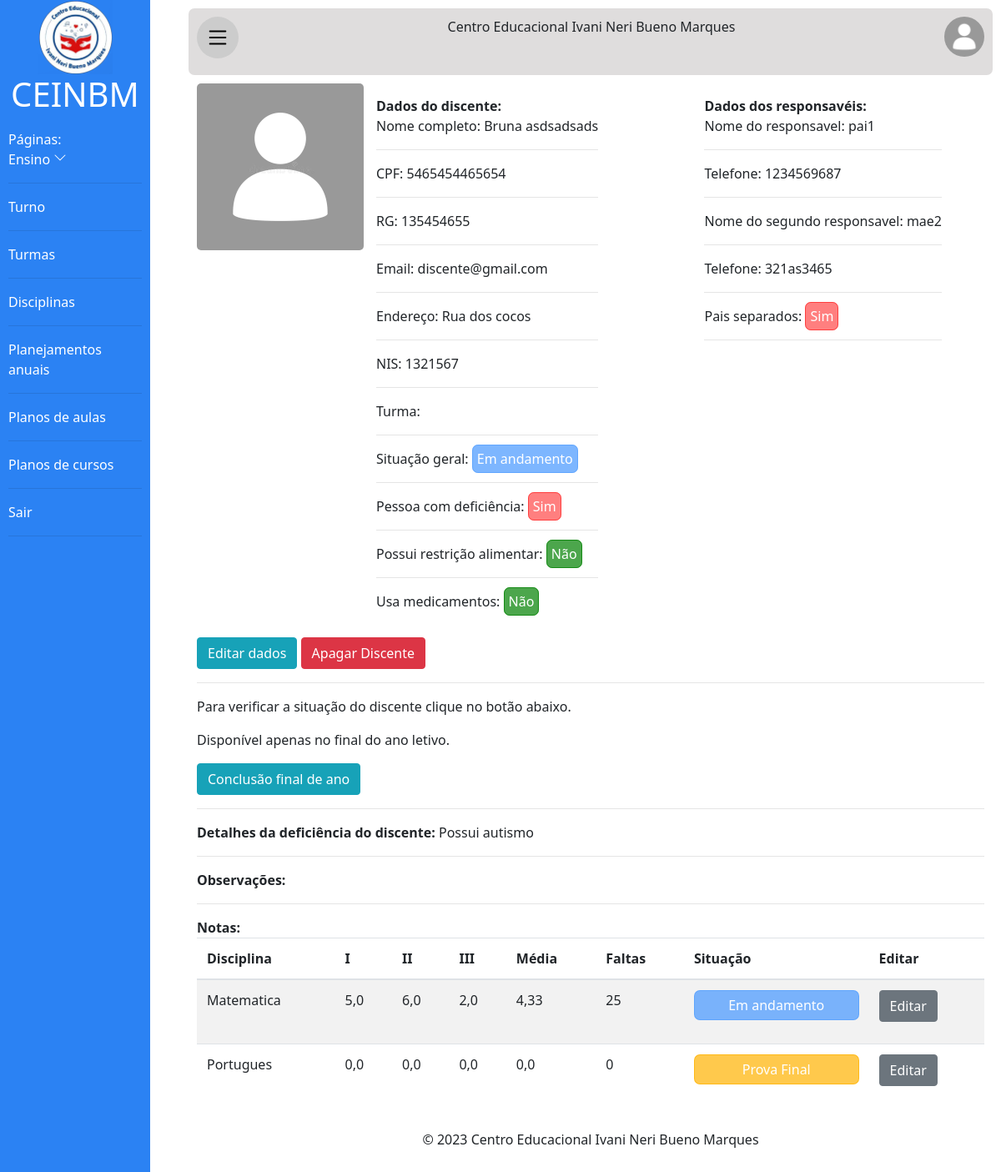
The page /ceinbm/detalhes/Discente/1 (signed in) on the database its author committed.
### principal/models.py (models this page shows, shortened)
class Usuario(models.Model):
    texto_ajuda_senha = 'A senha deverá ter no mínimo 8 caracteres. Deverá ter números e letras.'
    generos = [
        ('Masculino', 'Masculino'),
        ('Feminino', 'Feminino'),
        ('Outro', 'Outro')
    ]
    user = models.OneToOneField(
        User, on_delete=models.CASCADE, blank=True, null=True)
    nome = models.CharField(max_length=50)
    sobrenome = models.CharField(max_length=100)
    genero = models.CharField(
        max_length=30, choices=generos, verbose_name='Gênero', default='Outro')
    email = models.EmailField()
    senha = models.CharField(max_length=128, help_text=texto_ajuda_senha)
    cpf = models.CharField(max_length=14, blank=True, verbose_name='CPF')
    rg = models.CharField(max_length=13, blank=True, verbose_name='RG')
    data_de_nascimento = models.DateField(
        blank=True, null=True, default='01/01/2000', verbose_name='Data de Nascimento')
    class Meta:
        abstract = True

class Discente(Usuario):
    situacoes = [
        ('Em andamento', 'Em andamento'),
        ('Aprovado', 'Aprovado'),
        ('Reprovado', 'Reprovado'),
        ('Reprovado por falta', 'Reprovado por falta'),
        ('Prova Final', 'Prova Final'),
        ('Aprovado pelo Conselho', 'Aprovado pelo Conselho'),
        ('Reprovado pelo Conselho', 'Reprovado pelo Conselho')]
    foto = models.ImageField(
        upload_to='fotos_dos_discentes/', blank=True, verbose_name='Foto')
    nome_responsavel = models.CharField(
        max_length=250, blank=True, verbose_name='Nome do responsável')
    segundo_responsavel = models.CharField(
        max_length=250, blank=True, verbose_name='Nome do segundo responsável')
    telefone1 = models.CharField(
        max_length=20, blank=True, verbose_name='Telefone do responsável')
    telefone2 = models.CharField(
        max_length=20, blank=True, verbose_name='Telefone do segundo responsável')
    endereco = models.CharField(
        max_length=250, blank=True, verbose_name='Endereço do aluno')
    nis = models.CharField(max_length=15, blank=True,
                           verbose_name='NIS do aluno')
    situacao = models.CharField(
        max_length=25, choices=situacoes, default='Em andamento')
    pais_separados = models.BooleanField(
        default=False, verbose_name='Pais separados?')
    pcd = models.BooleanField(
        default=False, verbose_name='Possui deficiência?')
    pcd_detalhes = models.TextField(
        blank=True, verbose_name='Detalhes da deficiência')
    rest_alimentar = models.BooleanField(
        default=False, verbose_name='Possui restrição alimentar?')
    rest_alimentar_detalhes = models.TextField(
        blank=True, verbose_name='Detalhes da restrição alimentar')
    usa_medicamentos = models.BooleanField(
        default=False, verbose_name='Usa medicamentos?')
    usa_medicamentos_detalhes = models.TextField(
        blank=True, verbose_name='Detalhes dos medicamentos')
    obs = models.TextField(blank=True, verbose_name='Observações do aluno')
    turma = models.ManyToManyField(Turma,blank=True, verbose_name='Turma do aluno', related_name='alunos')
    disciplinas = models.ManyToManyField(
        Disciplina, related_name='disciplinas', through='NotasDiscentes')
    cargo = models.CharField(
        max_length=100, default='Discente', verbose_name='Cargo')

class NotasDiscentes(models.Model):
    disciplina = models.ForeignKey(Disciplina, on_delete=models.CASCADE,
                                   verbose_name='Nome da disciplina', related_name='notas_discentes')
    discente = models.ForeignKey(Discente, on_delete=models.CASCADE,
                                 verbose_name='Nome do Discente', related_name='notas_discentes')
    situacoes = [
        ('Em andamento', 'Em andamento'),
        ('Aprovado', 'Aprovado'),
        ('Reprovado', 'Reprovado'),
        ('Reprovado por falta', 'Reprovado por falta'),
        ('Prova Final', 'Prova Final')]
    faltas = models.IntegerField(default=0, verbose_name='Número de faltas')
    nota1 = models.FloatField(default=0, verbose_name='Primeira nota')
    nota2 = models.FloatField(default=0, verbose_name='Segunda nota')
    nota3 = models.FloatField(default=0, verbose_name='Terceira nota')
    media = models.FloatField(default=0, verbose_name='Médias das notas')
    situacao = models.CharField(max_length=50, choices=situacoes,
                                default='Em andamento', verbose_name='Situação do aluno')
    nota_pf=models.FloatField(default=0,blank=True,verbose_name='Nota da Prova Final')
    obs = models.TextField(blank=True, verbose_name='Observações do aluno')

class Disciplina(models.Model):
    nome = models.CharField(max_length=100, verbose_name='Nome da Disciplina')
    carga_horaria = models.IntegerField(
        null=True, verbose_name='Carga Horária em horas')

### detalhes/views.py (the view)
# urls.py: path('Discente/<int:id>',views.detalhes_discente,name='detalhes_discente'),
@login_required(login_url='login')
@has_permission_decorator(permission_name='ver_discente')
def detalhes_discente(request, id):
    discente = get_object_or_404(Discente, pk=id)
    notas = NotasDiscentes.objects.filter(discente=discente)
    return render(request, 'detalhes_discente.html', {'discente': discente, 'notas': notas})

### detalhes/templates/detalhes_discente.html (shortened to what this page needs)
{% extends 'baseoficial.html' %}
{% load bootstrap4 %}
{% load static %}
{% block section %}
<div class="d-flex flex-wrap">
    <div>
        <div>
            {% if discente.foto %}
            <img id="mostrarfoto" src="{{discente.foto.url}}" alt="Foto do discente">
            {% else %}
            <img id="mostrarfoto" src="{% static 'img/avatars/comum.jpg' %}" alt="Foto de usuario padrão">
            {% endif %}
        </div>
    </div>
    <div id="informacoes">
        <div>
            <strong>Dados do discente:</strong>
            <p>Nome completo: {{discente.user.get_full_name}}</p>
            <hr>
            <p>CPF: {{discente.cpf}}</p>
            <hr>
            <p>RG: {{discente.rg}}</p>
            <hr>
            <p>Email: {{discente.user.email}}</p>
            <hr>
            <p>Endereço: {{discente.endereco}}</p>
            <hr>
            <p>NIS: {{discente.nis}}</p>
            <hr>
            <p>Turma: {{discente.turma.nome}}</p>
            <hr>
            <p>
                Situação geral: {% if discente.situacao == 'Aprovado' %}
                <span class="status status-success">{{discente.situacao}}</span>
                {% elif discente.situacao == 'Aprovado pelo Conselho' %}
                <span class="status status-success">{{discente.situacao}}</span>
                {% elif discente.situacao == 'Reprovado pelo Conselho' %}
                <span class="status status-danger">{{discente.situacao}}</span>
                {% elif discente.situacao == 'Reprovado' %}
                <span class="status status-danger">{{discente.situacao}}</span>
                {% elif discente.situacao == 'Reprovado por falta' %}
                <span class="status status-danger">{{discente.situacao}}</span>
                {% elif discente.situacao == 'Prova Final' %}
                <span class="status status-warning">{{discente.situacao}}</span>
                {% else %}
                <span class="status status-primary">{{discente.situacao}}</span>
                {% endif %}
            </p>
            <hr>
            <p>Pessoa com deficiência:
                {% if discente.pcd %}
                <span class="status status-danger">Sim</span>
                {% else %}
                <span class="status status-success" >Não</span>
                {% endif %}
            </p>
            <hr>
            <p>Possui restrição alimentar:
                {% if discente.rest_alimentar %}
                <span class="status status-danger">Sim</span>
                {% else %}
                <span class="status status-success" >Não</span>
                {% endif %}
            </p>
            <hr>
            <p>Usa medicamentos:
                {% if discente.usa_medicamentos %}
                <span class="status status-danger">Sim</span>
                {% else %}
                <span class="status status-success" >Não</span>
                {% endif %}
            </p>
        </div>
        <div>
            <strong>Dados dos responsavéis:</strong>
            <p>Nome do responsavel: {{discente.nome_responsavel}}</p>
            <hr>
            <p>Telefone: {{discente.telefone1}}</p>
            <hr>
            <p>Nome do segundo responsavel: {{discente.segundo_responsavel}}</p>
            <hr>
            <p>Telefone: {{discente.telefone2}}</p>
            <hr>
            <p>Pais separados:
                {% if discente.pais_separados %}
                <span class="status status-danger">Sim</span>
                {% else %}
                <span class="status status-success" >Não</span>
                {% endif %}
            </p>
            <hr>
        </div>
    </div>
</div>
{% if perms.auth.modificar_discente %}
<div>
    <a class="btn btn-info" href="{% url 'edt_discente' discente.id %}">Editar dados</a>
    {% if perms.auth.apagar_discente %}
    <a class="btn btn-danger" href="{% url 'del_discente' discente.id %}">Apagar Discente</a>
    {% endif %}
</div>
{% endif %}
<hr>
{% if perms.auth.situacao_discentes %}
        <p>Para verificar a situação do discente clique no botão abaixo.</p>
        <p>Disponível apenas no final do ano letivo.</p>
        <a class="btn btn-info" href="{% url 'situacao_discente' discente.id %}">Conclusão final de ano</a>
        <hr>
        {% endif %}
<div>
    {% if discente.pcd %}
    <strong>Detalhes da deficiência do discente:</strong>
    {{discente.pcd_detalhes}}
    <hr>
    {% endif %}
    <strong>Observações:</strong>
</div>
<hr>
<div>
    <strong>Notas:</strong>
    <table class="table table-striped">
        <thead>
            <tr>
                <th>Disciplina</th>
                <th>I</th>
                <th>II</th>
                <th>III</th>
                <th>Média</th>
                <th>Faltas</th>
                <th>Situação</th>
                {% if perms.auth.modificar_notas %}
                <th>Editar</th>
                {% endif %}
            </tr>
        </thead>
        <tbody>
            {% for nota in notas %}
            <tr>
                <td>{{nota.disciplina.nome}}</td>
                <td>{{nota.nota1}}</td>
                <td>{{nota.nota2}}</td>
                <td>{{nota.nota3}}</td>
                <td>{{nota.media}}</td>
                <td>{{nota.faltas}}</td>
                {% if nota.situacao == 'Aprovado' %}
                <td>
                    <p class="status status-success">{{nota.situacao}}</p>
                </td>
                {% elif nota.situacao == 'Reprovado' %}
                <td>
                    <p class="status status-danger">{{nota.situacao}}</p>
                </td>
                {% elif nota.situacao == 'Reprovado por falta' %}
                <td>
                    <p class="status status-danger">{{nota.situacao}}</p>
                </td>
                {% elif nota.situacao == 'Prova Final' %}
                <td>
                    <p class="status status-warning">{{nota.situacao}}</p>
                </td>
                {% else %}
                <td>
                    <p class="status status-primary">{{nota.situacao}}</p>
                </td>
                {% endif %}
                {% if perms.auth.modificar_notas %}
                <td><a class="btn btn-secondary"
                        href="{% url 'edt_nota_discente' nota.disciplina.id nota.discente.id %}">Editar</a></td>
                {% endif %}
            </tr>
            {% endfor %}
        </tbody>
    </table>
</div>
{% endblock %}

### templates/baseoficial.html (shortened to what this page needs)
{% load static %}
{% load bootstrap4 %}
<!DOCTYPE html>
<html lang="pt-BR">
<head>
    <link rel="stylesheet" href="{% static 'css/principal.css' %}">
    <link rel="stylesheet" href="https://cdn.jsdelivr.net/npm/bootstrap@4.0.0/dist/css/bootstrap.min.css"
>
</head>
<body>
    <div id="menu-principal">
        <aside id="menu-lateral" class="fechar abrir">
            <a href="{% url 'home' %}">
                <img class="logoSidebar" src="{% static 'img/logo_ivani.png' %}"
                    alt="Logo do Centro Educacional Ivani Neri Bueno Marques">
                <h1>CEINBM</h1>
            </a>
            <ul>
                <span>Páginas:</span>
                <li style="cursor: pointer;" id="menu-cadastrados">Ensino <svg xmlns="http://www.w3.org/2000/svg"
                        width="16" height="16" fill="currentColor" class="bi bi-chevron-down" viewBox="0 0 16 16">
                        <path fill-rule="evenodd"
                            d="M1.646 4.646a.5.5 0 0 1 .708 0L8 10.293l5.646-5.647a.5.5 0 0 1 .708.708l-6 6a.5.5 0 0 1-.708 0l-6-6a.5.5 0 0 1 0-.708z" />
                    </svg></li>
                <hr>
                {% if perms.auth.ver_turno %}
                <li class="itens"><a href="{% url 'mostrar_turno' %}">Turno</a></li>
                <hr>
                {% endif %}
                {% if perms.auth.ver_turma %}
                <li class="itens">
                    <a href="{% url 'mostrar_turma' %}">Turmas</a>
                </li>
                <hr>
                {% endif %}
                {% if perms.auth.ver_disciplina %}
                <li class="itens">
                    <a href="{% url 'mostrar_disciplina' %}">Disciplinas</a>
                </li>
                <hr>
                {% endif %}
                {% if perms.auth.ver_planejamento_anual %}
                <li class="itens">
                    <a href="{% url 'mostrar_planejamento_anual' %}">Planejamentos anuais</a>
                </li>
                <hr>
                {% endif %}
                {% if perms.auth.ver_plano_de_aula %}
                <li class="itens">
                    <a href="{% url 'mostrar_plano_de_aula' %}">Planos de aulas</a>
                </li>
                <hr>
                {% endif %}
                {% if perms.auth.ver_plano_de_curso %}
                <li class="itens">
                    <a href="{% url 'mostrar_plano_de_curso' %}">Planos de cursos</a>
                </li>
                <hr>
                {% endif %}
                <li class="itens">
                    <a href="{% url 'sair' %}">Sair</a>
                </li>
                <hr>
        </aside>
        <div id="menu-conteudo" class="hideSidebar mostrarSidebar">
            <header>
                <nav>
                    <div class="hamburguer-menu" onclick="mostrar_lateral()">
                        <img width="30px" src="{% static 'img/icones/list.svg' %}" alt="">
                    </div>
                    <p>Centro Educacional Ivani Neri Bueno Marques</p>
                    <div class="fotonav" id="perfil">
                        {% if user.diretor.foto %}
                        <img class="fotoperfil" src="{{user.diretor.foto.url}}" alt="foto de perfil">
                        {% elif user.vicediretor.foto %}
                        <img class="fotoperfil" src="{{user.vicediretor.foto.url}}" alt="foto de perfil">
                        {% elif user.coordenador.foto %}
                        <img class="fotoperfil" src="{{user.coordenador.foto.url}}" alt="foto de perfil">
                        {% elif user.secretario.foto %}
                        <img class="fotoperfil" src="{{user.secretario.foto.url}}" alt="foto de perfil">
                        {% elif user.funcionario.foto %}
                        <img class="fotoperfil" src="{{user.funcionario.foto.url}}" alt="foto de perfil">
                        {% elif user.docente.foto %}
                        <img class="fotoperfil" src="{{user.docente.foto.url}}" alt="foto de perfil">
                        {% elif user.discente.foto %}
                        <img class="fotoperfil" src="{{user.discente.foto.url}}" alt="foto de perfil">
                        {% else %}
                        <img class="fotoperfil" src="{% static 'img/avatars/comum.jpg' %}" alt="foto de perfil padrão">
                        {% endif %}
                    </div>
                </nav>
            </header>
            <section>
                {% block section %}{% endblock %}
            </section>
            <footer>
                <p>©
                    Centro Educacional Ivani Neri Bueno Marques
                </p>
            </footer>
        </div>
    </div>
</body>
</html>

### rows shown on the page
Discente: user.get_full_name "Bruna asdsadsads", cpf "5465454465654", rg "135454655", user.email "discente@gmail.com", endereco "Rua dos cocos", nis "1321567", situacao "Em andamento", nome_responsavel "pai1", telefone1 "1234569687", segundo_responsavel "mae2", telefone2 "321as3465", pcd_detalhes "Possui autismo"
NotasDiscentes: disciplina.nome "Matematica", nota1 "5,0", nota2 "6,0", nota3 "2,0", media "4,33", faltas "25", situacao "Em andamento"
NotasDiscentes: disciplina.nome "Portugues", nota1 "0,0", nota2 "0,0", nota3 "0,0", media "0,0", faltas "0", situacao "Prova Final"
